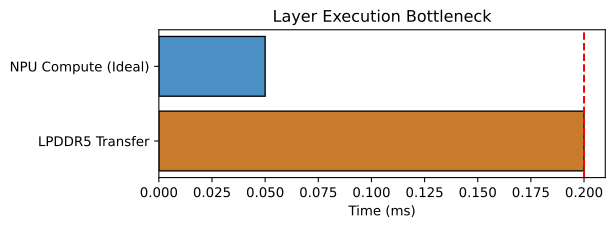

Recreate this plot in Python.
import matplotlib.pyplot as plt
import os

labels = ['LPDDR5 Transfer', 'NPU Compute (Ideal)']
times = [0.200, 0.050]
colors = ['#c87b2a', '#4a90c4']

fig, ax = plt.subplots(figsize=(6, 2))
ax.barh(labels, times, color=colors, edgecolor='black')
ax.set_xlabel('Time (ms)')
ax.set_title('Layer Execution Bottleneck')
ax.axvline(x=0.200, color='red', linestyle='--', label='Memory Wall')

out_path = os.environ.get('VISUAL_OUT_PATH', 'out.svg')
fig.savefig(out_path, format='svg', bbox_inches='tight')
plt.close(fig)
